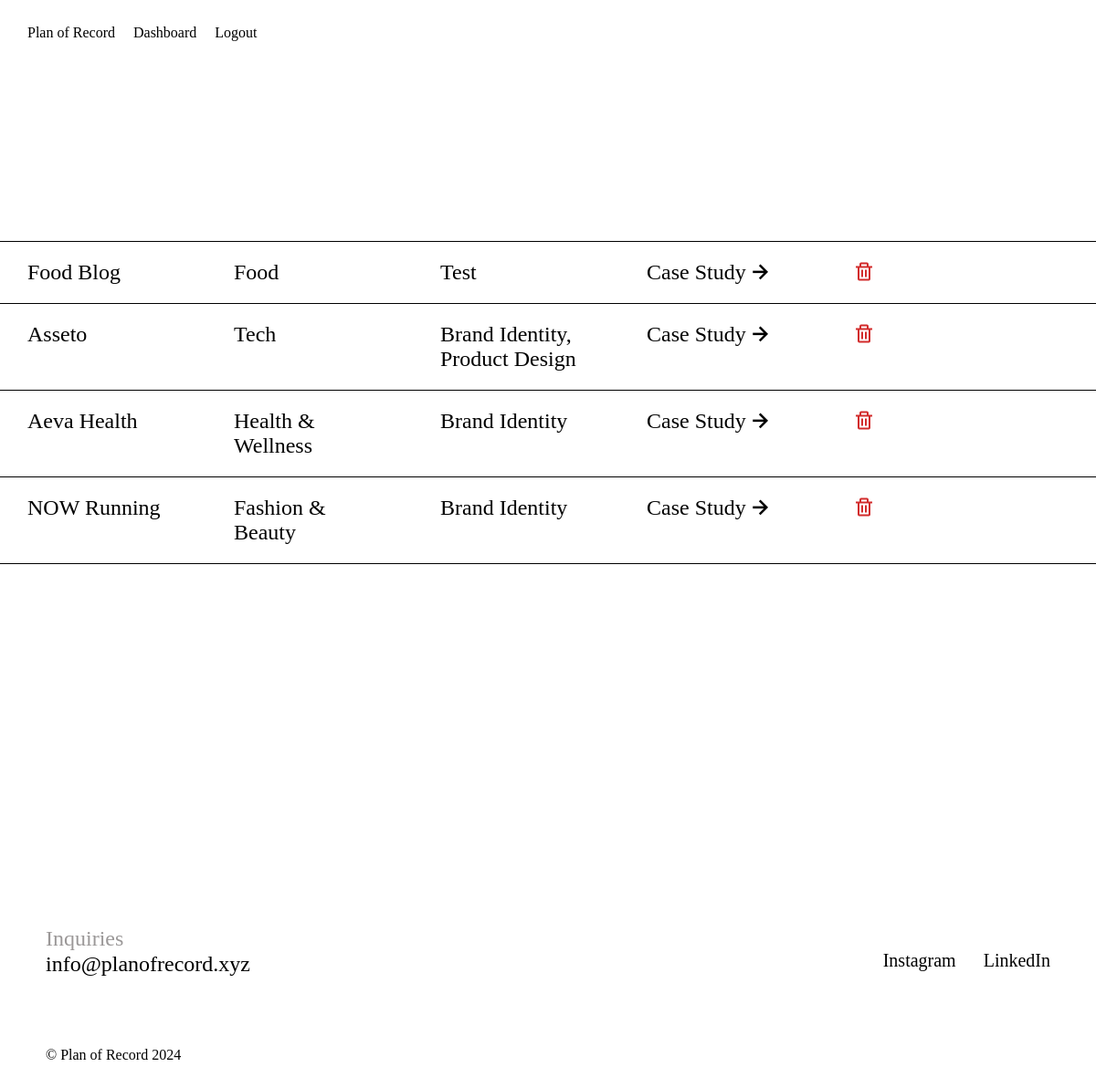
The page /admin/projects.php (signed in) on the database its author committed.
### tables this page shows
CREATE TABLE `projects` (
  `project_id` int(11) NOT NULL,
  `client` varchar(100) NOT NULL,
  `description_short` varchar(200) NOT NULL,
  `description_long` varchar(1000) NOT NULL,
  `type_of_work` varchar(200) NOT NULL,
  `industry` varchar(200) NOT NULL,
  `year` int(11) NOT NULL,
  `url` varchar(200) DEFAULT NULL,
  `addedtime` datetime NOT NULL DEFAULT CURRENT_TIMESTAMP,
  `descriptionBlock` varchar(1000) DEFAULT NULL
);

### admin/projects.php (the view, shortened to what this page needs)
<!DOCTYPE html>
<html lang="en">
    <head>
        <link rel="stylesheet" href="../css/style.css">
        <link rel="stylesheet" href="../css/projectstyle.css">
        <link href="https://unpkg.com/boxicons@2.1.4/css/boxicons.min.css" rel="stylesheet">
    </head>
    <body>
        <div class="basketball desktop-only"><img src="../assets/cursor.png" alt="" x></div>
        <?php
        include('../reusable/adminNav.php');
        include('../includes/connect.php');?>
        <div class="projects-body">
            <?php
                echo '<div class="projects">';
                $project_query='SELECT *
                FROM projects
                ORDER BY addedtime DESC';
                $projects=mysqli_query($connect,$project_query);
            if($projects==null){
                echo'<h4>No Projects present in database</h4>';
            }
            else
            {
                foreach($projects as $project){
                    echo '
                        <div class="project">
                            <p class="brand">'.$project['client'].'</p>
                            <p class="industry">'.$project['industry'].'</p>
                            <p class="towork">'.$project['type_of_work'].'</p>
                            <p><a style="float:left;" href="project.php?project_id=' . $project['project_id'] . '">Case Study <i class="bx bx-right-arrow-alt"></i></a></p>
                            <p><a href="deleteconfirm.php?project_id='. $project['project_id'].'"><i class="bx bx-trash icon-toggle" style="font-size:24px; color:#D22B2B;"></i></a></p>
                        </div>
                        <div class="imageList">
                            ';
                            $image_query = "SELECT * FROM images WHERE project_id =" . $project['project_id'];
                            $images = mysqli_query($connect, $image_query);
                            if ($images) {
                                echo '<div class="media-list">';
                            }
                    echo '</div></div>';
                }
            }
            ?>
             </div>
        <?php include('../reusable/footer.php');?>
    </body>
</html>

### css/style.css (style rules this page uses)
:root { --header-font: 'Supreme'; --main-font: 'NeueHaas55'; --regular-font-size: 16px; --regular-line-height: 21px; --menu-line-height: 12.8px; --footer-font-size: 14px; --footer-line-height: 14px; --main-font-size: 48px; --main-font-weight: 400; --main-line-height: 43px; --main-letter-spacing: -0.04em; --main-font-size-2: 38px; --main-font-weight-2: 450; --main-line-height-2: 34px; --main-letter-spacing-2: 0px; --header-font-size: 102px; --header-font-weight: 400; --header-line-height: 102px; --header-letter-spacing: -0.06em; --secondary-heading-font-size: 48px; --secondary-heading-line-height: 43.2px; --secondary-heading-letter-spacing: -2px; --tertiary-heading-font-size: 24px; --tertiary-heading-line-height: 28.8px; --tertiary-heading-letter-spacing: 0; --title-font-size: 216px; --title-line-height: 172.8px; --title-letter-spacing: -10.5px; --primary-font-color: #000000; --secondary-font-color: #9B9898; --link-hover: #587EF1; --background-color: #F5F5F5; }
* { margin: 0; padding: 0; box-sizing: border-box; }
body { font-family: var(--main-font); font-weight: 400; color: var(--primary-font-color); overflow-x: hidden; position: relative; max-width: 100%; }
.basketball { height: 32px; width: 32px; border-radius: 50%; transition: 0.2s cubic-bezier(0.39, 0.58, 0.57, 1); pointer-events: none; position: fixed; z-index: 100; }
a { text-decoration: none; font-family: var(--main-font); color: var(--primary-font-color); }
section, .projects-body { animation: fadeIn ease 1.2s; }
.projects-body { padding-top: 264px; }

### css/projectstyle.css (style rules this page uses)
.project { display: grid; border-top: 1px solid black; padding: 20px 30px; grid-template-columns: repeat(4, 200px); grid-column-gap: calc(100% / 15); cursor: pointer; }
.project p { font-size: 24px; }
.project a { font-size: 24px; }
.projects { border-bottom: 1px solid black; margin-bottom: 150px; }
.bx { float: right; font-size: 30px; font-weight: 200 !important; line-height: 26px !important; }

### admin/projects.php (style rules this page uses)
.project { grid-template-columns: 150px 150px 150px 150px 0fr; }

### rows shown on the page
projects: client "Food Blog", industry "Food", type_of_work "Test"
projects: client "Asseto", industry "Tech", type_of_work "Brand Identity, Product Design"
projects: client "Aeva Health", industry "Health & Wellness", type_of_work "Brand Identity"
projects: client "NOW Running", industry "Fashion & Beauty", type_of_work "Brand Identity"
